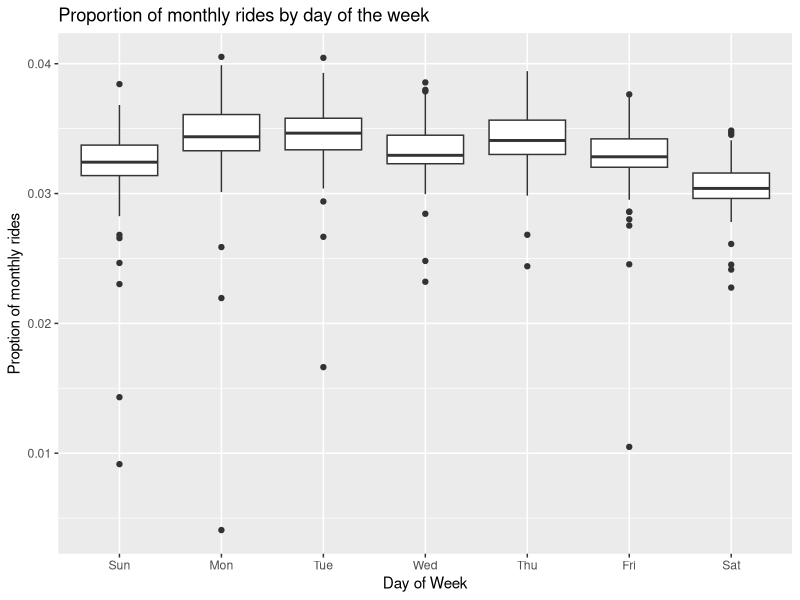

The R script that drew this image:
## ---- chunk 1
library(tidyverse)

## ---- chunk 2
wmata <- read_csv("../data/wmata_ridership.csv")
## ---- chunk 3
rightdates <- wmata |> 
  filter(year(Date) != 2004) |> 
  filter(year(Date) != 2005)

rightdates
## ---- chunk 4
rightdates |> 
  summarize(sum(Total))
## ---- chunk 5
newprop <- rightdates |> 
  mutate(month = month(Date)) |> 
  mutate(day = day(Date)) |> 
  group_by(month) |> 
  mutate(monthlyrides = sum(Total)) |> 
  ungroup() |> 
  group_by(month, day) |> 
  mutate(totridesonday = sum(Total)) |> 
  mutate(propofmonthrides = totridesonday/monthlyrides) |> 
  distinct(month, day, .keep_all = T)
  
newprop
## ---- chunk 6
plotdata <- newprop |> 
  mutate(dayofwk = wday(Date, label = T)) |> 
  group_by(dayofwk)

plotdata
## ---- chunk 7
ggplot(plotdata, aes(dayofwk, propofmonthrides)) +
  geom_boxplot() +
  labs(
    title = "Proportion of monthly rides by day of the week",
    x = "Day of Week",
    y = "Proption of monthly rides"
  )
## ---- chunk 8
years <- c(2024, 3021, 2000, 1800, 800, 5050, 600, 7156)

years[leap_year(years)]
